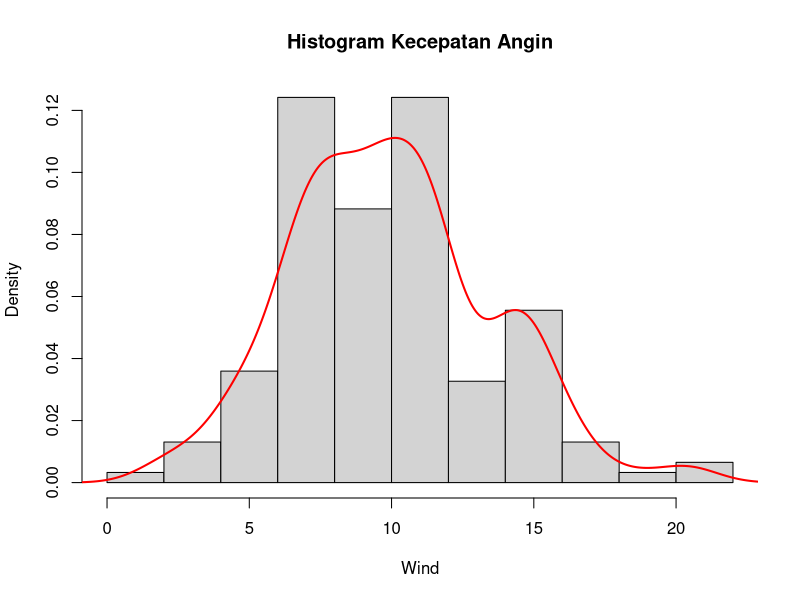
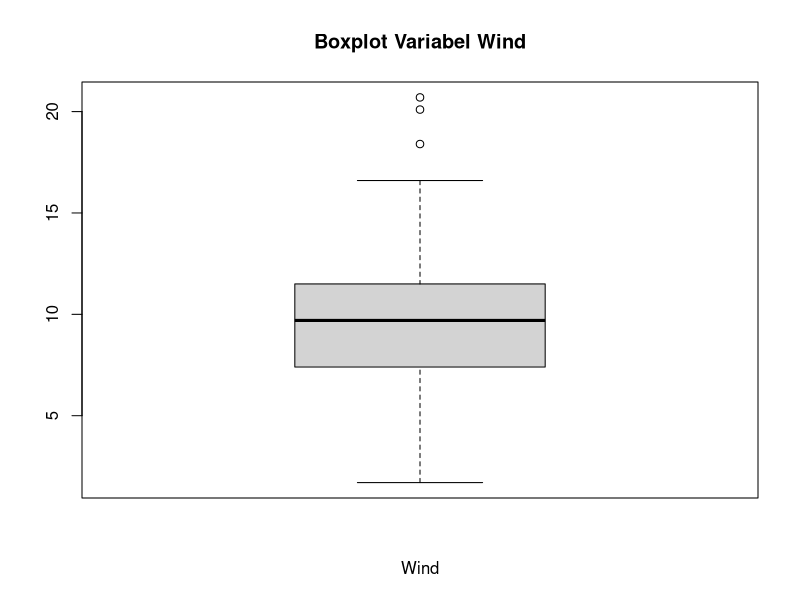
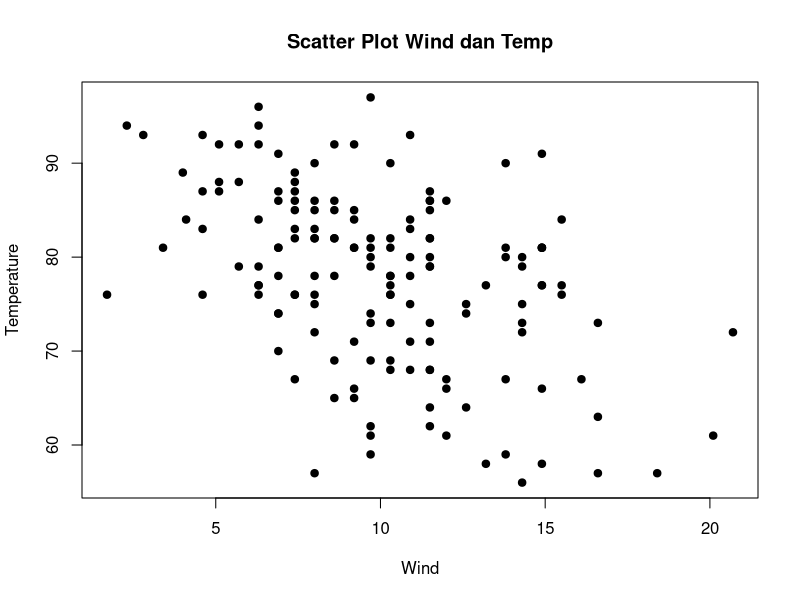

Generate these figures, in order, with R:
#data airquality
data(airquality)
airquality

#histogram untuk variabel Wind, sertakan pula kepadatannya
dens <- density(airquality$Wind)

hist(airquality$Wind, 
     probability = TRUE, 
     xlab = "Wind", 
     main = "Histogram Kecepatan Angin")

lines(dens, col = "red", lwd = 2)

#plot kotak dan steam and leaf
boxplot(airquality$Wind, horiz=TRUE,
        main = "Boxplot Variabel Wind",
        xlab = "Wind")

stem(airquality$Wind)

#diagram sebaran
plot(airquality$Wind, airquality$Temp,
     main = "Scatter Plot Wind dan Temp",
     xlab = "Wind",
     ylab = "Temperature",
     pch = 19)
